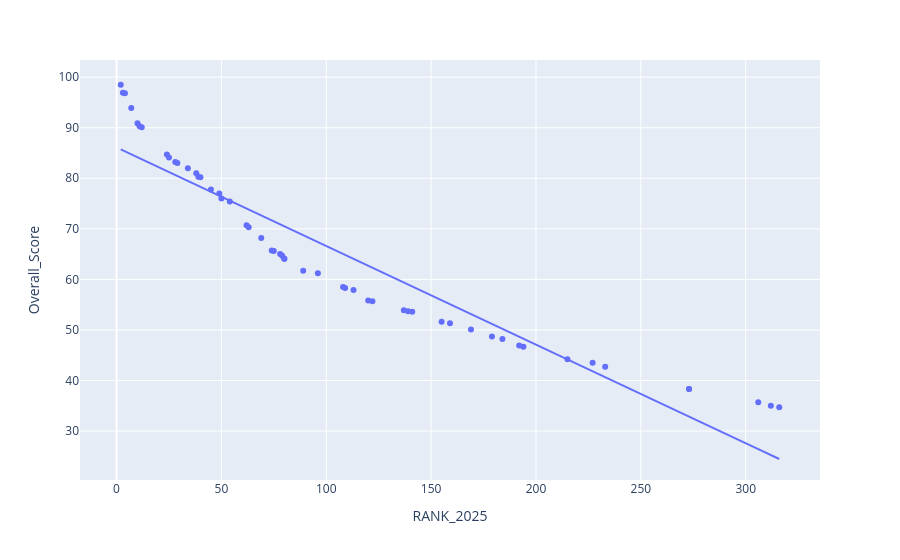

The code cell stored with this chart in its notebook:
### Markdown cell above
Q9. Rank vs Score Relationship
Create scatter plot using Plotly:
X → Rank
Y → Score
Add trendline.
Comment on relationship.

### Code cell
xp.scatter(data_frame=file,x='RANK_2025',y='Overall_Score',trendline='ols')

### Figure 1 — Plotly figure (JSON) as saved in the notebook; plotly's stock layout.template omitted (floating-point values rounded to 4 significant figures)
{"data": [{"hovertemplate": "RANK_2025=%{x}<br>Overall_Score=%{y}<extra></extra>", "legendgroup": "", "marker": {"color": "#636efa", "symbol": "circle"}, "mode": "markers", "name": "", "orientation": "v", "showlegend": false, "type": "scatter", "x": [2, 3, 4, 7, 10, 11, 12, 24, 25, 28, 29, 34, 38, 39, 40, 45, 49, 50, 54, 62, 63, 69, 74, 75, 78, 79, 80, 80, 89, 96, 108, 109, 113, 120, 122, 137, 139, 141, 155, 159, 169, 179, 184, 192, 194, 215, 227, 233, 273, 273, 306, 312, 316], "xaxis": "x", "y": [98.5, 96.9, 96.8, 93.9, 90.9, 90.3, 90.1, 84.7, 84.1, 83.2, 83.0, 82.0, 81.0, 80.3, 80.2, 77.8, 77.0, 76.0, 75.4, 70.7, 70.3, 68.2, 65.7, 65.6, 65.0, 64.7, 64.1, 64.1, 61.7, 61.2, 58.5, 58.3, 57.9, 55.8, 55.7, 53.9, 53.7, 53.6, 51.6, 51.3, 50.1, 48.7, 48.2, 46.9, 46.7, 44.2, 43.5, 42.7, 38.3, 38.3, 35.7, 35.0, 34.7], "yaxis": "y"}, {"hovertemplate": "<b>OLS trendline</b><br>Overall_Score = -0.195018 * RANK_2025 + 86.0977<br>R<sup>2</sup>=0.897020<br><br>RANK_2025=%{x}<br>Overall_Score=%{y} <b>(trend)</b><extra></extra>", "legendgroup": "", "marker": {"color": "#636efa", "symbol": "circle"}, "mode": "lines", "name": "", "showlegend": false, "type": "scatter", "x": [2, 3, 4, 7, 10, 11, 12, 24, 25, 28, 29, 34, 38, 39, 40, 45, 49, 50, 54, 62, 63, 69, 74, 75, 78, 79, 80, 80, 89, 96, 108, 109, 113, 120, 122, 137, 139, 141, 155, 159, 169, 179, 184, 192, 194, 215, 227, 233, 273, 273, 306, 312, 316], "xaxis": "x", "y": [85.71, 85.51, 85.32, 84.73, 84.15, 83.95, 83.76, 81.42, 81.22, 80.64, 80.44, 79.47, 78.69, 78.49, 78.3, 77.32, 76.54, 76.35, 75.57, 74.01, 73.81, 72.64, 71.67, 71.47, 70.89, 70.69, 70.5, 70.5, 68.74, 67.38, 65.04, 64.84, 64.06, 62.7, 62.31, 59.38, 58.99, 58.6, 55.87, 55.09, 53.14, 51.19, 50.21, 48.65, 48.26, 44.17, 41.83, 40.66, 32.86, 32.86, 26.42, 25.25, 24.47], "yaxis": "y"}], "layout": {"legend": {"tracegroupgap": 0}, "margin": {"t": 60}, "xaxis": {"anchor": "y", "domain": [0, 1], "title": {"text": "RANK_2025"}}, "yaxis": {"anchor": "x", "domain": [0, 1], "title": {"text": "Overall_Score"}}}}
